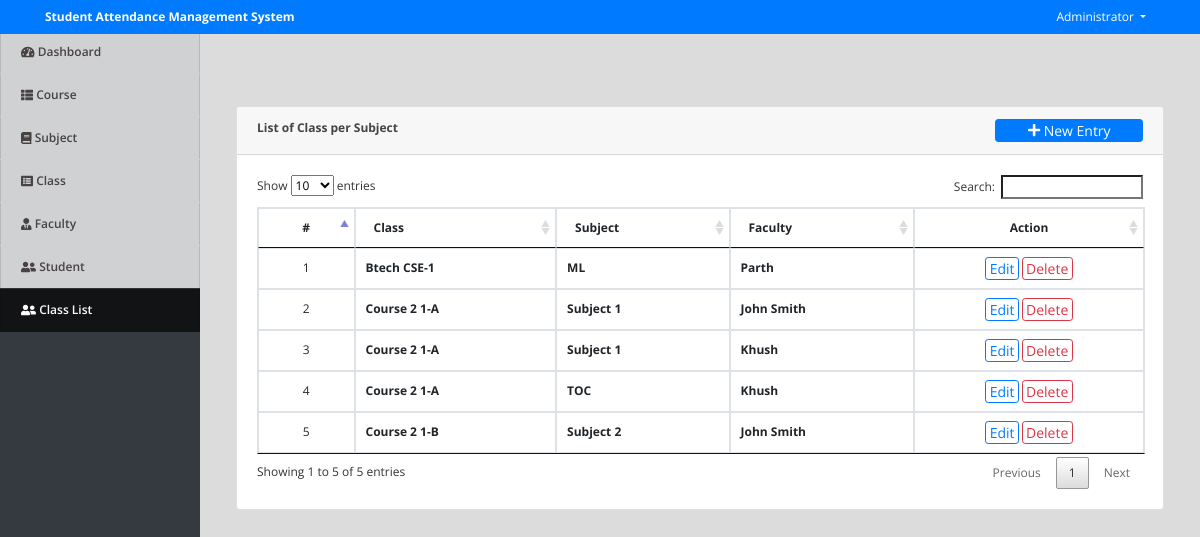
Screenshot of /index.php?page=class_subject (signed in) with the database file from the repository.
### tables this page shows
CREATE TABLE `class_subject` (
  `id` int(30) NOT NULL,
  `class_id` int(30) NOT NULL,
  `subject_id` int(30) NOT NULL,
  `faculty_id` int(30) NOT NULL,
  `student_ids` text NOT NULL,
  `date_created` datetime NOT NULL DEFAULT current_timestamp()
);

CREATE TABLE `subjects` (
  `id` int(30) NOT NULL,
  `subject` varchar(100) NOT NULL,
  `description` text NOT NULL,
  `date_created` datetime NOT NULL DEFAULT current_timestamp()
);

CREATE TABLE `faculty` (
  `id` int(30) NOT NULL,
  `id_no` varchar(50) NOT NULL,
  `name` text NOT NULL,
  `password` varchar(30) NOT NULL,
  `email` varchar(200) NOT NULL,
  `contact` varchar(50) NOT NULL,
  `address` text NOT NULL,
  `date_created` datetime NOT NULL DEFAULT current_timestamp()
);

### class_subject.php (the view, shortened to what this page needs)
<?php include('db_connect.php');?>
<div class="container-fluid">
	<div class="col-lg-12">
		<div class="row">
			<div class="col-md-12">
				<div class="card">
					<div class="card-header">
						<b>List of Class per Subject</b>
						<span class="float:right"><a class="btn btn-primary btn-block btn-sm col-sm-2 float-right" href="javascript:void(0)" id="new_class_subject">
					<i class="fa fa-plus"></i> New Entry
				</a></span>
					</div>
					<div class="card-body">
						<table class="table table-condensed table-bordered table-hover">
							<thead>
								<tr>
									<th class="text-center">#</th>
									<th class="">Class</th>
									<th class="">Subject</th>
									<th class="">Faculty</th>
									<th class="text-center">Action</th>
								</tr>
							</thead>
							<tbody>
								<?php
								$i = 1;
								$class_subject = $conn->query("SELECT cs.*,concat(co.course,' ',c.level,'-',c.section) as `class`,s.subject,f.name as fname FROM class_subject cs inner join `class` c on c.id = cs.class_id inner join courses co on co.id = c.course_id inner join faculty f on f.id = cs.faculty_id inner join subjects s on s.id = cs.subject_id order by concat(co.course,' ',c.level,'-',c.section) asc");
								while($row=$class_subject->fetch_assoc()):
								?>
								<tr>
									<td class="text-center"><?php echo $i++ ?></td>
									<td>
										<p> <b><?php echo $row['class'] ?></b></p>
									</td>
									<td class="">
										 <p> <b><?php echo $row['subject'] ?></b></p>
									</td>
									<td class="">
										 <p> <b><?php echo $row['fname'] ?></b></p>
									</td>
									<td class="text-center">
										<button class="btn btn-sm btn-outline-primary edit_class_subject" type="button" data-id="<?php echo $row['id'] ?>" >Edit</button>
										<button class="btn btn-sm btn-outline-danger delete_class_subject" type="button" data-id="<?php echo $row['id'] ?>">Delete</button>
									</td>
								</tr>
								<?php endwhile; ?>
							</tbody>
						</table>
					</div>
				</div>
			</div>
		</div>
	</div>
</div>

### assets/css/style.css (style rules this page uses)
body { font-family: "Open Sans", sans-serif; color: #444444; width: 100%; height: calc(100%); font-size: 12px; }
a { color: #1977cc; }
.btn-sm { padding: .0001rem .2rem; }

### index.php (style rules this page uses)
body { background: #80808045; }

### class_subject.php (style rules this page uses)
td { vertical-align: middle !important; }
td p { margin: unset }

### rows the page displays
class_subject: class "Btech CSE-1", subject.subject "ML", faculty.name "Parth"
class_subject: class "Course 2 1-A", subject.subject "Subject 1", faculty.name "John Smith"
class_subject: class "Course 2 1-A", subject.subject "Subject 1", faculty.name "Khush"
class_subject: class "Course 2 1-A", subject.subject "TOC", faculty.name "Khush"
class_subject: class "Course 2 1-B", subject.subject "Subject 2", faculty.name "John Smith"

### other values shown
$_SESSION['system']['name'] "Student Attendance Management System"
$_SESSION['login_name'] "Administrator"
